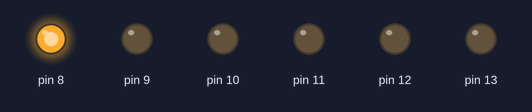
Bench run of a sketch on a simulated Arduino Uno, built with avr-gcc and run on an emulated ATmega328P. Shown: output pins drawn as LEDs (lit = HIGH).

Above: at 0.05 s.
At 0.55 s:
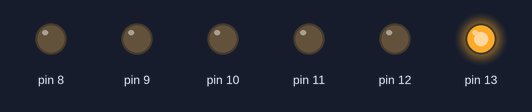
At 0.75 s:
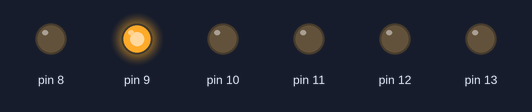
At 1.45 s:
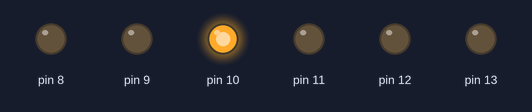
At 2.15 s:
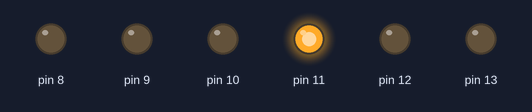
At 2.85 s:
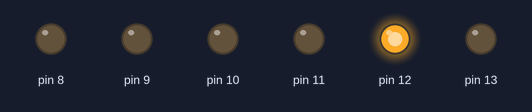
Timing chart, 0 to 3.1 s (numbered marks = the images above):
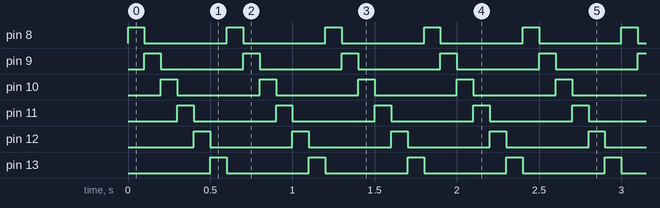

The sketch:

LEDs_blink_wave_stage3.ino
```cpp
// 6 LEDs blinking light wave - stage3

int d = 100; // using a variable to store the delay time

void setup()
{
  // setting up pins 8-13 as outputs
  pinMode(8, OUTPUT);
  pinMode(9, OUTPUT);
  pinMode(10, OUTPUT);
  pinMode(11, OUTPUT);
  pinMode(12, OUTPUT);
  pinMode(13, OUTPUT);
}

void loop()
{
  // loop from pin 8 and going up
  // p is a variable
  for ( int p = 8; p < 14; p++) {
    digitalWrite(p, HIGH); // turn LED on
    delay(d);              // wait
    digitalWrite(p, LOW);  // turn LED off
  }

  // loop will start from top again
}
```

Measured:
- by itself, pin 8–13: alternates HIGH for 0.10 s and LOW for 0.50 s
- by itself, everything shown: repeats every 0.60 s, in 6 steps
